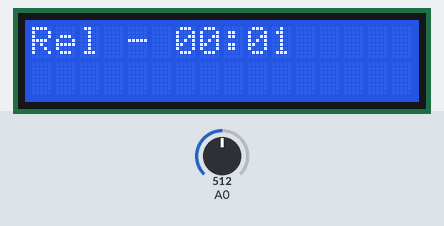
The sketch below on a simulated Arduino Uno, built with avr-gcc and run on an emulated ATmega328P. On the bench: 16×2 character LCD. The test bench sets the inputs (shaded band); at power-on: A0 = 512. What the sketch prints to the serial monitor is not drawn.

Above: at 1.2 s.
1.3 s: A0 set to 547
3.5 s: A0 set to 571
At 3.98 s:
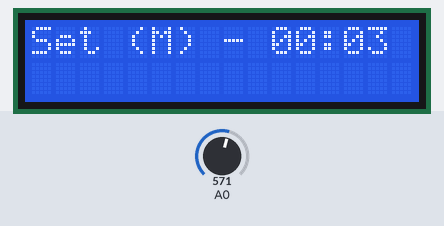
6.0 s: A0 set to 545
At 10.8 s:
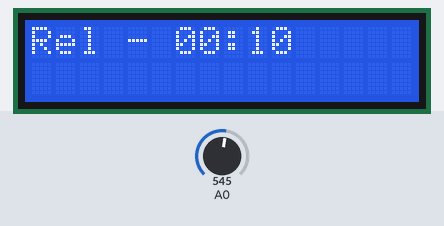
Timing chart, 0 to 12.3 s (numbered marks = the images above; inputs shaded):
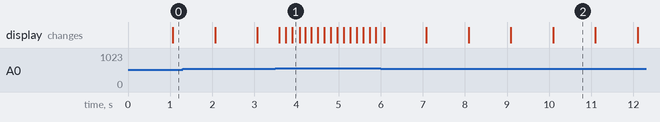

The sketch:

main.ino
```cpp
/******************************************************************
* Programa: Ejemplo de uso del LCD Keypad Shield
*
* Objetivo:
*   Mostrar los aspectos básicos de funcionamiento del LCD Keypad Shield
*   Manejar una entrada analógica
*
* Aspectos a destacar:
*   -Lectura de la entrada analogica
*
* Versión: 0.6 del 19 de Junio de 2017
* Autor: Mauricio Dávila
* Revisión: -
*
* *******************************************************************/
#include "reloj.h"
#include "timer.h"
#include "semaforo.h"

/** \brief  Se invoca una sola vez cuando el programa empieza.
 *          Se utiliza para inicializar los modos de trabajo
 *          de los pines, el puerto serie, etc...
 * \param void
 * \return void
 */
void setup(void)
{

  timer_setup();
  reloj_setup(); // inicializo el reloj
  semaforo_setup(); // inicializo el semaforo
}


/** \brief  Contiene el programa que se ejecutará cíclicamente
 *
 * \param void
 * \return void
 */
void loop(void)
{
    timer_loop();
    reloj_loop();
    semaforo_loop();

}
```

reloj.cpp
```cpp
#include <Arduino.h>
#include <LiquidCrystal.h>
#include "reloj.h"
#include "timer.h"
#include "semaforo.h"

#define FALSE 0
#define TRUE 1

#define RELOJ_STATE_NONE 0
#define RELOJ_STATE_SHOW 1
#define RELOJ_STATE_SETUP_MINUTOS 2
#define RELOJ_STATE_SETUP_SEGUNDOS 3
#define RELOJ_STATE_STANDBY 4

#define btnRIGHT 0
#define btnUP 1
#define btnDOWN 2
#define btnLEFT 3
#define btnSELECT 4
#define btnNONE 5


static int minutos;
static int segundos;
static int minutosSetup;
static int segundosSetup;
static int state_reloj = RELOJ_STATE_NONE;
static int lastKey = btnNONE;

static LiquidCrystal lcd(8, 9, 4, 5, 6, 7);


/** \brief  Se invoca una sola vez cuando el programa empieza.
 *          Se utiliza para inicializar los modos de trabajo
 *          de los pines, el puerto serie, etc...
 * \param void
 * \return void
 */
void reloj_setup(void)
{
    minutos = 0;
    segundos = 0;
    state_reloj = RELOJ_STATE_SHOW;

    lcd.begin(16, 2); // inicializo la biblioteca indicando 16 caracteres por 2 lineas
}


/** \brief  Contiene el programa del reloj que se ejecutará cíclicamente
 *
 * \param void
 * \return void
 */
void reloj_loop(void)
{
    int tecla = btnNONE;
    char pantalla[21];
    if(timer_waitMs(RELOJ_TIMER_0,150))
    {
        tecla = read_LCD_buttons();
        if(tecla != btnNONE)
          timer_resetWait(RELOJ_TIMER_0);
    }

    if(state_reloj == RELOJ_STATE_SHOW)
    {
        if(tecla == btnSELECT)
        {
            state_reloj = RELOJ_STATE_SETUP_MINUTOS;
            minutosSetup = minutos;
            segundosSetup = segundos;
        }
        if(tecla == btnDOWN)
        {
          state_reloj = RELOJ_STATE_STANDBY;
        }
        lcd.setCursor(0,0);
        sprintf(pantalla,"Rel - %02d:%02d      ",minutos,segundos);
        lcd.print(pantalla);

    }
    else if(state_reloj == RELOJ_STATE_SETUP_SEGUNDOS)
    {
        if(tecla == btnUP)
        {
            if( segundosSetup < 59)
              segundosSetup++;
            else
              segundosSetup =0;
        }
        if(tecla == btnDOWN)
        {
            if( segundosSetup > 0)
              segundosSetup--;
            else
              segundosSetup = 59;
        }

        if(tecla == btnLEFT)
        {
            state_reloj = RELOJ_STATE_SETUP_MINUTOS;
        }
        if(tecla == btnSELECT)
        {
            state_reloj = RELOJ_STATE_SHOW;
            minutos = minutosSetup;
            segundos = segundosSetup;
        }
        lcd.setCursor(0,0);
        sprintf(pantalla,"Set (S) - %02d:%02d",minutosSetup,segundosSetup);
        lcd.print(pantalla);
    }
    else if(state_reloj == RELOJ_STATE_SETUP_MINUTOS)
    {
        if(tecla == btnUP)
        {
            if( minutosSetup < 59)
              minutosSetup++;
            else
              minutosSetup =0;
        }
        if(tecla == btnDOWN)
        {
            if( minutosSetup > 0)
              minutosSetup--;
            else
              minutosSetup = 59;
        }
        if(tecla == btnRIGHT)
        {
            state_reloj = RELOJ_STATE_SETUP_SEGUNDOS;
        }
        if(tecla == btnSELECT)
        {
            state_reloj = RELOJ_STATE_SHOW;
            minutos = minutosSetup;
            segundos = segundosSetup;

        }
        lcd.setCursor(0,0);
        sprintf(pantalla,"Set (M) - %02d:%02d",minutosSetup,segundosSetup);
        lcd.print(pantalla);
    }
  else if(state_reloj == RELOJ_STATE_STANDBY)
  {
        if(tecla == btnLEFT)
        {
           state_reloj = RELOJ_STATE_SETUP_MINUTOS;
        }
        if(tecla == btnRIGHT)
        {
           state_reloj = RELOJ_STATE_SETUP_SEGUNDOS;
        }
        if(tecla == btnSELECT)
        {
          state_reloj = RELOJ_STATE_SHOW;
        }
        if(tecla == btnUP)
        {
          if(semaforo(state_reloj)==0)
          {
            lcd.setCursor(0,0);
            sprintf(pantalla,"VERDE");
            lcd.print(pantalla);
          }
          if(semaforo(state_reloj)==1)
          {
            lcd.setCursor(0,0);
            sprintf(pantalla,"AMARILLO");
            lcd.print(pantalla);
          }
          if(semaforo(state_reloj)==2)
          {
            lcd.setCursor(0,0);
            sprintf(pantalla,"ROJO");
            lcd.print(pantalla);
          }

        }

  }

    if(timer_waitMs(RELOJ_TIMER_1,1000))
    {
        incrementarSegundos();
        timer_resetWait(RELOJ_TIMER_1);
    }

}

void incrementarSegundos()
{
        if(segundos<59)
        {
            segundos++;
        }
        else
        {
            segundos=0;
            if(minutos<59)
            {
                minutos++;
            }
            else
            {
                minutos = 0;
            }
        }

}

/** \brief  Realiza la lectura de la entrada analogica y determina según su valor
 *          a que botón hace referencia.
 * \param void
 * \return int: Que representa el botón pulsado
 */
int read_LCD_buttons(void)
{
  int lcd_key = btnNONE; // el valor inicial es NONE
  int adc_key_in = 0;
  adc_key_in = analogRead(0); // lectura de la entrada analogica

  if (adc_key_in > 1000)
    lcd_key = btnNONE;
  else if (adc_key_in < 50)
    lcd_key = btnRIGHT;
  else if (adc_key_in < 195)
    lcd_key = btnUP;
  else if (adc_key_in < 380)
    lcd_key = btnDOWN;
  else if (adc_key_in < 555)
    lcd_key = btnLEFT;
  else if (adc_key_in < 790)
    lcd_key = btnSELECT;

  return lcd_key;
}
```

reloj.h
```cpp
void reloj_setup(void);
void reloj_loop(void);
int read_LCD_buttons(void);
void incrementarSegundos();
```

semaforo.cpp
```cpp
#include <Arduino.h>
#include <LiquidCrystal.h>
#include "semaforo.h"
#include "timer.h"

#define FALSE 0
#define TRUE 1

#define SEMAFORO_ROJO_1 0
#define SEMAFORO_AMARILLO_1 1
#define SEMAFORO_VERDE_1 2

static int state_semaforo;

/** \brief  Se invoca una sola vez cuando el programa empieza.
 *          Se utiliza para inicializar los modos de trabajo
 *          de los pines, el puerto serie, etc...
 * \param void
 * \return void
 */
void semaforo_setup(void)
{
    Serial.begin(9600);
    state_semaforo = SEMAFORO_ROJO_1;
}


/** \brief  Contiene el programa del semaforo que se ejecutará cíclicamente
 *
 * \param void
 * \return void
 */
void semaforo_loop(void)
{

    if( state_semaforo == SEMAFORO_ROJO_1 && timer_waitMs(RELOJ_TIMER_4,2000))
    {
        state_semaforo = SEMAFORO_AMARILLO_1;
    }
    else if( state_semaforo == SEMAFORO_AMARILLO_1 && timer_waitMs(RELOJ_TIMER_4,1000))
    {
        state_semaforo = SEMAFORO_VERDE_1;
    }
    else if( state_semaforo == SEMAFORO_VERDE_1 && timer_waitMs(RELOJ_TIMER_4,3000))
    {
        state_semaforo = SEMAFORO_ROJO_1;
    }


    if(timer_waitMs(RELOJ_TIMER_5,1000))
    {
        Serial.println(state_semaforo);
    }

}

int semaforo(int state_semaforo)
{
  int flag=0;

  if(flag==0)
  {
    flag= 1;
    if(state_semaforo== SEMAFORO_ROJO_1)
    {
      flag= 0;
      return 0;
    }
    if(state_semaforo== SEMAFORO_AMARILLO_1)
    {
      flag= 0;
      return 1;
    }
    if(state_semaforo== SEMAFORO_VERDE_1)
    {
      flag=0;
      return 2;
    }
  }
}
```

semaforo.h
```cpp
void semaforo_setup(void);
void semaforo_loop(void);
int semaforo(int state_semaforo);
```

timer.cpp
```cpp
#include <Arduino.h>
#include "timer.h"
#define TIMERS_QTY 8


static S_timerData timersArray[TIMERS_QTY];
static uint32_t anterior = 0;

/** \brief  Si el timer no esta corriendo setea el contador del timer caso contrario evalua si finalizo
 *
 * \param void
 * \return Retorna 1 si finalizo la cuenta
 */
int timer_loop()
{
    uint32_t actual = millis();
    uint32_t interval = actual-anterior;
    if(interval)
    {
        timer_tick(interval);
        anterior=actual;

    }
}
/** \brief  Si el timer no esta corriendo setea el contador del timer caso contrario evalua si finalizo
 *
 * \param void
 * \return Retorna 1 si finalizo la cuenta
 */
int timer_waitMs(int delayNumber,int delayMs)
{
	if(timersArray[delayNumber].running==0)
	{
		timersArray[delayNumber].delayValue = delayMs;
		timersArray[delayNumber].running=1;
	}
	else
	{
		if(timersArray[delayNumber].delayValue==0)
		{
			timersArray[delayNumber].running=0;
			return 1;
		}
	}
	return 0;
}

/** \brief  Baja el flag running
 *
 * \param void
 * \return void
 */
void timer_resetWait(int delayNumber)
{
	timersArray[delayNumber].running=0;
}

/** \brief  Inicializa el array de timers
 *
 * \param void
 * \return void
 */
void timer_setup()
{
  int i;
  for(i=0;i<TIMERS_QTY;i++) // inicializo array de timers
        timersArray[i].running=0;

}

/** \brief  Decrementa los contadores de los timers
 *
 * \param uint32_t intervalo en ms
 * \return void
 */
void timer_tick(uint32_t interval)
{
  int i;
  for(i=0;i<TIMERS_QTY;i++)
        if(timersArray[i].running && timersArray[i].delayValue > 0)
            if(timersArray[i].delayValue > interval)
              timersArray[i].delayValue=timersArray[i].delayValue - interval;
            else
              timersArray[i].delayValue = 0;
}
```

timer.h
```cpp
#ifndef TMR
#define TMR
    #define RELOJ_TIMER_0 0
    #define RELOJ_TIMER_1 1

    #define RELOJ_TIMER_2 2
    #define RELOJ_TIMER_3 3

    #define RELOJ_TIMER_4 4
    #define RELOJ_TIMER_5 5

    typedef struct
    {
        unsigned long delayValue;
        char running;
    }S_timerData;
#endif

int timer_waitMs(int delayNumber,int delayMs);
void timer_resetWait(int delayNumber);
void timer_setup();
void timer_tick(uint32_t interval);
int timer_loop();
```

Measured:
- the behaviour switches between 554 and 555 on A0 (found by bisection; images 0 and 1)
- after the input at 3.5 s, the display: changes after 0.09 s (image 1)
- what the display in image 2 shows lasts 1.0 s, from 10.1 s to 11.1 s
